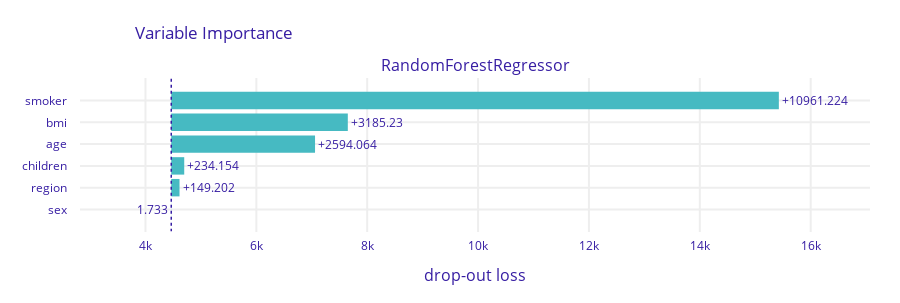

Write notebook code for a chart like this one.
### Markdown cell above
### 2. Comparing the importance of the variables from (1) with other models

### Code cell
vip_forest = explainer_forest.model_parts(loss_function = "rmse")
vip_forest.plot()

### Figure 1 — Plotly figure (JSON) as saved in the notebook; plotly's stock layout.template omitted (floating-point values rounded to 4 significant figures)
{"data": [{"base": 4465.0, "hoverinfo": "text", "hoverlabel": {"bgcolor": "rgba(0,0,0,0.8)"}, "hovertext": ["Model: RandomForestRegressor loss after<br>variable: smoker is permuted: 15425.955<br>Drop-out loss change: +10961.224", "Model: RandomForestRegressor loss after<br>variable: bmi is permuted: 7649.961<br>Drop-out loss change: +3185.23", "Model: RandomForestRegressor loss after<br>variable: age is permuted: 7058.795<br>Drop-out loss change: +2594.064", "Model: RandomForestRegressor loss after<br>variable: children is permuted: 4698.885<br>Drop-out loss change: +234.154", "Model: RandomForestRegressor loss after<br>variable: region is permuted: 4613.933<br>Drop-out loss change: +149.202", "Model: RandomForestRegressor loss after<br>variable: sex is permuted: 4462.998<br>Drop-out loss change: -1.733"], "marker": {"color": "#46bac2"}, "orientation": "h", "showlegend": false, "text": ["+10961.224", "+3185.23", "+2594.064", "+234.154", "+149.202", "1.733"], "textposition": "outside", "type": "bar", "x": [10960.0, 3185.0, 2594.0, 234.2, 149.2, -1.733], "xaxis": "x", "y": ["smoker", "bmi", "age", "children", "region", "sex"], "yaxis": "y"}], "layout": {"annotations": [{"font": {"size": 16}, "showarrow": false, "text": "RandomForestRegressor", "x": 0.5, "xanchor": "center", "xref": "paper", "y": 1, "yanchor": "bottom", "yref": "paper"}, {"font": {"size": 16}, "showarrow": false, "text": "drop-out loss", "x": 0.5, "xanchor": "center", "xref": "paper", "y": 0, "yanchor": "top", "yref": "paper", "yshift": -30}], "font": {"color": "#371ea3"}, "height": 303, "margin": {"b": 71, "r": 30, "t": 78}, "shapes": [{"line": {"color": "#371ea3", "dash": "dot", "width": 1.5}, "type": "line", "x0": 4465.0, "x1": 4465.0, "xref": "x", "y0": -1, "y1": 6, "yref": "y"}], "title": {"text": "Variable Importance", "x": 0.15}, "xaxis": {"anchor": "y", "automargin": true, "domain": [0, 1], "fixedrange": true, "gridwidth": 2, "range": [2819.0, 17070.0], "tickcolor": "white", "ticklen": 3, "ticks": "outside", "type": "linear", "zeroline": false}, "yaxis": {"anchor": "x", "automargin": true, "autorange": "reversed", "domain": [0, 1], "fixedrange": true, "gridwidth": 2, "tickcolor": "white", "ticklen": 10, "ticks": "outside", "type": "category"}}}
